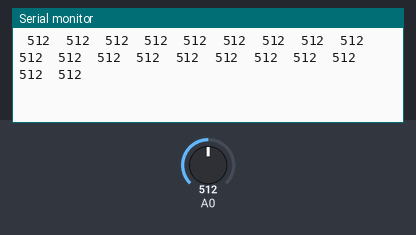
Recording of a sketch running on a simulated Arduino Uno, built with avr-gcc and run on an emulated ATmega328P. Parts: the last lines printed to the serial monitor. Inputs (shaded band) come from the test bench; at power-on: A0 = 512.

Above: at 1.2 s.
1.3 s: A0 set to 992
At 1.55 s:
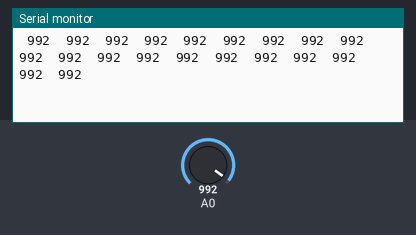
4.3 s: A0 set to 1016
At 4.53 s:
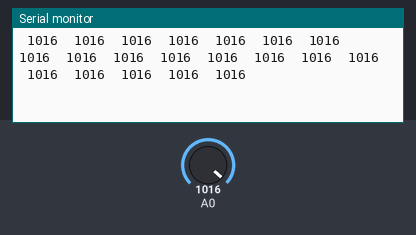
8.8 s: A0 set to 88
At 8.92 s:
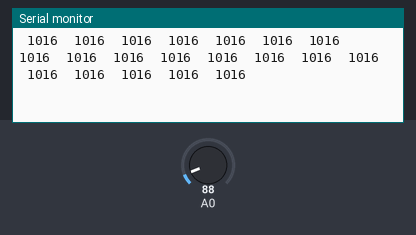
11.8 s: A0 set to 108
At 11.97 s:
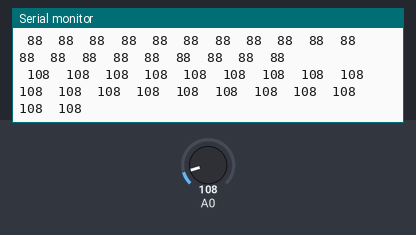
Timing chart, 0 to 14.8 s (numbered marks = the images above; inputs shaded):
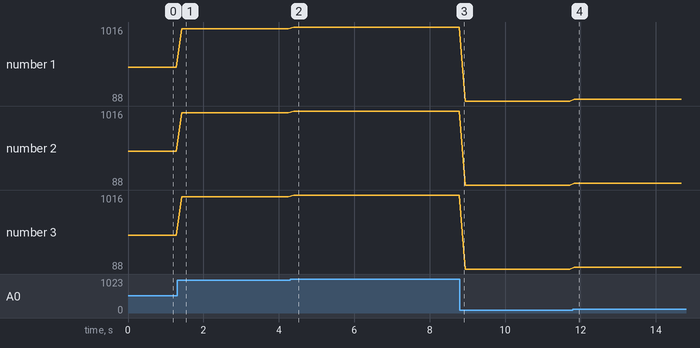

The sketch:

sketch_nov24adc.ino
```cpp
int ledPin=13;

void setup() {
  // put your setup code here, to run once:
  Serial.begin(9600);
}

void loop() {
  // put your main code here, to run repeatedly:
  int adc0=analogRead(0);
  if(adc0>0) {
      digitalWrite(ledPin, HIGH);
      int adcin[30];
      for(int i=0;i<20;i++) {
        adcin[i]=analogRead(0);
      }
      Serial.println((String)" "+adc0+"  "+adcin[0]
      +"  "+adcin[1]+"  "+adcin[2]+"  "+adcin[3]
      +"  "+adcin[4]+"  "+adcin[5]+"  "+adcin[6]
      +"  "+adcin[7]+"  "+adcin[8]+"  "+adcin[9]
      +"  "+adcin[10]+"  "+adcin[11]+"  "+adcin[12]
      +"  "+adcin[13]+"  "+adcin[14]+"  "+adcin[15]
      +"  "+adcin[16]+"  "+adcin[17]+"  "+adcin[18]
      );
      delay(100);
      digitalWrite(ledPin, LOW);
  }
}
```

Measured:
- after the input at 1.3 s, the serial monitor: prints a new line after 0.12 s (image 1)
- after the input at 4.3 s, the serial monitor: prints a new line after 0.09 s (image 2)
- after the input at 11.8 s, the serial monitor: prints a new line at once (image 4)
- plotted number 1: 512 → 992 after the input at 1.3 s, 992 → 1016 after the input at 4.3 s, 1016 → 88 after the input at 8.8 s, 88 → 108 after the input at 11.8 s
- plotted number 2: 512 → 992 after the input at 1.3 s, 992 → 1016 after the input at 4.3 s, 1016 → 88 after the input at 8.8 s, 88 → 108 after the input at 11.8 s
- plotted number 3: 512 → 992 after the input at 1.3 s, 992 → 1016 after the input at 4.3 s, 1016 → 88 after the input at 8.8 s, 88 → 108 after the input at 11.8 s
